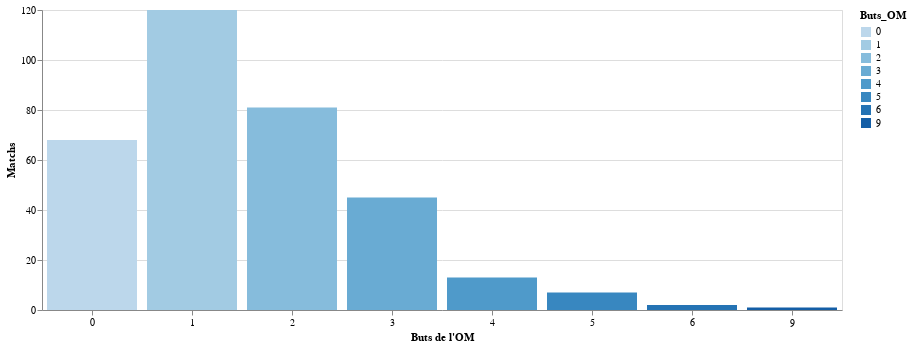

Source (notebook cell):
### Markdown cell above
## Nombre de buts de l'OM

### Code cell
alt.Chart(matchs[["Buts_OM"]]).mark_bar().encode(
    x=alt.X("Buts_OM:O", title="Buts de l'OM", axis=alt.Axis(labelAngle=0)),
    y=alt.Y("count():Q", title='Matchs'),
    color="Buts_OM:O",
    tooltip=[alt.Tooltip("Buts_OM:O", title="Buts de l'OM"), alt.Tooltip("count():Q", title="Nb Matches")]
).properties(
    width=DEFAULT_WIDTH
)

### Figure 1 — Vega-Lite specification as saved in the notebook (floating-point values rounded to 4 significant figures; data arrays with more than 128 entries replaced by an {"elided": "..."} marker saying what was removed)
{"config": {"view": {"continuousWidth": 400, "continuousHeight": 300}}, "data": {"name": "data-1419ea1933bd7e138815eee0a53d384b"}, "mark": "bar", "encoding": {"color": {"field": "Buts_OM", "type": "ordinal"}, "tooltip": [{"field": "Buts_OM", "title": "Buts de l'OM", "type": "ordinal"}, {"aggregate": "count", "title": "Nb Matches", "type": "quantitative"}], "x": {"axis": {"labelAngle": 0}, "field": "Buts_OM", "title": "Buts de l'OM", "type": "ordinal"}, "y": {"aggregate": "count", "title": "Matchs", "type": "quantitative"}}, "width": 800, "$schema": "https://vega.github.io/schema/vega-lite/v4.17.0.json", "datasets": {"data-1419ea1933bd7e138815eee0a53d384b": {"elided": "337 records"}}}
